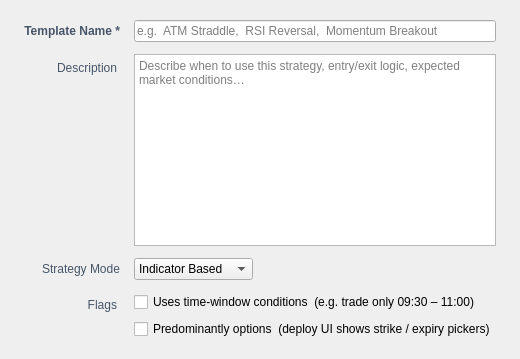
     <widget class="QWidget" name="metadataTab">
      <attribute name="title"><string>1. Metadata</string></attribute>

      <layout class="QVBoxLayout" name="metaOuterLayout">
       <property name="leftMargin"><number>24</number></property>
       <property name="topMargin"><number>20</number></property>
       <property name="rightMargin"><number>24</number></property>
       <property name="bottomMargin"><number>20</number></property>
       <property name="spacing"><number>16</number></property>

       <!-- Grid: labels left, fields right -->
       <item>
        <layout class="QGridLayout" name="metaGrid">
         <property name="horizontalSpacing"><number>14</number></property>
         <property name="verticalSpacing"><number>12</number></property>

         <!-- Row 0: Name -->
         <item row="0" column="0">
          <widget class="QLabel" name="nameLabel">
           <property name="text"><string>Template Name *</string></property>
           <property name="alignment"><set>Qt::AlignRight|Qt::AlignVCenter</set></property>
           <property name="styleSheet"><string notr="true">color:#475569; font-weight:600; font-size:12px;</string></property>
          </widget>
         </item>
         <item row="0" column="1">
          <widget class="QLineEdit" name="nameEdit">
           <property name="placeholderText"><string>e.g.  ATM Straddle,  RSI Reversal,  Momentum Breakout</string></property>
           <property name="toolTip"><string>Short unique name used to identify this template in the deploy list</string></property>
          </widget>
         </item>

         <!-- Row 1: Description -->
         <item row="1" column="0">
          <widget class="QLabel" name="descLabel">
           <property name="text"><string>Description</string></property>
           <property name="alignment"><set>Qt::AlignRight|Qt::AlignTop</set></property>
           <property name="styleSheet"><string notr="true">color:#475569; font-size:12px; padding-top:4px;</string></property>
          </widget>
         </item>
         <item row="1" column="1">
          <widget class="QTextEdit" name="descEdit">
           <property name="placeholderText"><string>Describe when to use this strategy, entry/exit logic, expected market conditions…</string></property>
           <property name="maximumHeight"><number>90</number></property>
          </widget>
         </item>

         <!-- Row 2: Mode -->
         <item row="2" column="0">
          <widget class="QLabel" name="modeLabel">
           <property name="text"><string>Strategy Mode</string></property>
           <property name="alignment"><set>Qt::AlignRight|Qt::AlignVCenter</set></property>
           <property name="styleSheet"><string notr="true">color:#475569; font-size:12px;</string></property>
          </widget>
         </item>
         <item row="2" column="1">
          <layout class="QHBoxLayout" name="modeRow">
           <property name="spacing"><number>8</number></property>
           <item>
            <widget class="QComboBox" name="modeCombo">
             <item>
              <property name="text"><string>Indicator Based</string></property>
              <property name="userData"><string>indicator</string></property>
             </item>
             <item>
              <property name="text"><string>Option Multi-Leg</string></property>
              <property name="userData"><string>option_multileg</string></property>
             </item>
             <item>
              <property name="text"><string>Spread / Badla</string></property>
              <property name="userData"><string>spread</string></property>
             </item>
            </widget>
           </item>
           <item>
            <spacer>
             <property name="orientation"><enum>Qt::Horizontal</enum></property>
             <property name="sizeHint" stdset="0"><size><width>0</width><height>0</height></size></property>
            </spacer>
           </item>
          </layout>
         </item>

         <!-- Row 3: Flags -->
         <item row="3" column="0">
          <widget class="QLabel" name="flagsLabel">
           <property name="text"><string>Flags</string></property>
           <property name="alignment"><set>Qt::AlignRight|Qt::AlignTop</set></property>
           <property name="styleSheet"><string notr="true">color:#475569; font-size:12px; padding-top:3px;</string></property>
          </widget>
         </item>
         <item row="3" column="1">
          <layout class="QVBoxLayout" name="flagsCol">
           <property name="spacing"><number>7</number></property>
           <item>
            <widget class="QCheckBox" name="timeTriggerCheck">
             <property name="text"><string>Uses time-window conditions  (e.g. trade only 09:30 – 11:00)</string></property>
            </widget>
           </item>
           <item>
            <widget class="QCheckBox" name="optionsFlagCheck">
             <property name="text"><string>Predominantly options  (deploy UI shows strike / expiry pickers)</string></property>
            </widget>
           </item>
          </layout>
         </item>

        </layout>
       </item>

       <!-- Vertical filler -->
       <item>
        <spacer name="metaSpacer">
         <property name="orientation"><enum>Qt::Vertical</enum></property>
         <property name="sizeHint" stdset="0"><size><width>0</width><height>0</height></size></property>
        </spacer>
       </item>

      </layout>
     </widget>
